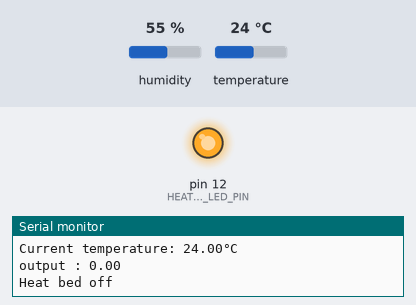
The sketch below on a simulated Arduino Uno, built with avr-gcc and run on an emulated ATmega328P. Parts: output pins drawn as LEDs (lit = HIGH), the last lines printed to the serial monitor. The test bench sets the inputs (shaded band); at power-on: humidity 55 %, temperature 24 °C.

Above: at 0.1 s.
At 1.1 s:
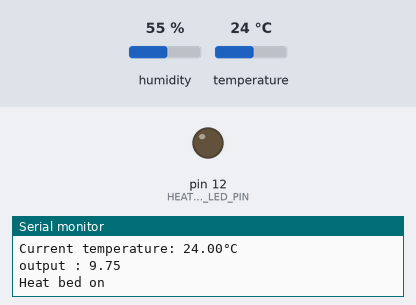
Timing chart, 0 to 2.6 s (numbered marks = the images above):
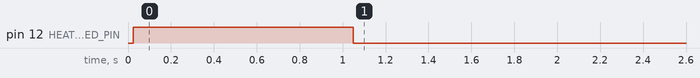

Measured:
- by itself, pin 12 (HEATING_LED_PIN): LOW → HIGH at 0.02 s, → LOW 1.0 s later

The sketch:

Egg_Incubator.ino
```cpp
#include <dht11.h>

// https://github.com/adidax/dht11#readme - DHT11 Liberary link

#define DHT11PIN 4


// Define the pin for the heat bed
#define HEATING_LED_PIN 12

// Define the target temperature for the heat bed
#define TARGET_TEMPERATURE 40

// Define the temperature range (in degrees Celsius) for turning the heat bed on and off
#define TEMPERATURE_RANGE 2

// Define the PID constants
#define KP .4
#define KI 0.2
#define KD 0.05

// Define the sample time (in milliseconds) for the PID controller
#define SAMPLE_TIME 1000

// Define variables for the PID controller
float setpoint = TARGET_TEMPERATURE;
float input, output;
double error, last_error = 0;
double ITerm, last_input = 0;
unsigned long last_time;

// setting PWM properties
const int freq = 5000;
const int ledChannel = 0;
const int resolution = 8;
const int ledPin = 16;  // 16 corresponds to GPIO16


dht11 DHT11;


void  setup()
{
  Serial.begin(9600);
  // Set the pin mode for the heat bed
  pinMode(HEATING_LED_PIN, OUTPUT);

  // Set the initial time for the PID controller
  last_time = millis();

}

void loop()
{
  Serial.println();

  int chk = DHT11.read(DHT11PIN);


  input = (float)DHT11.temperature;
  Serial.print("Current temperature: ");
  Serial.print(input);
  Serial.println("°C");


unsigned long now = millis();
  double time_change = (double)(now - last_time);
  if (time_change >= SAMPLE_TIME) {
    error = setpoint - input;
    ITerm += (KI * error * time_change) / 1000.0;
    if (ITerm > 255) ITerm = 255;
    else if (ITerm < 0) ITerm = 0;
    double dInput = (input - last_input) / time_change;
    output = KP * error + ITerm - KD * dInput;
    if (output > 255) output = 255;
    else if (output < 0) output = 0;
    last_input = input;
    last_error = error;
    last_time = now;
  }

  // Turn the heat bed on or off based on the PID output
  Serial.print("output : ");
  Serial.println(output);
  if (output < 1) {
    digitalWrite(HEATING_LED_PIN, HIGH);
    Serial.println("Heat bed off");
  } else {
    digitalWrite(HEATING_LED_PIN, LOW);
    Serial.println("Heat bed on");
  }

  // Wait for a moment before checking the temperature again
  delay(1000);

}
```
